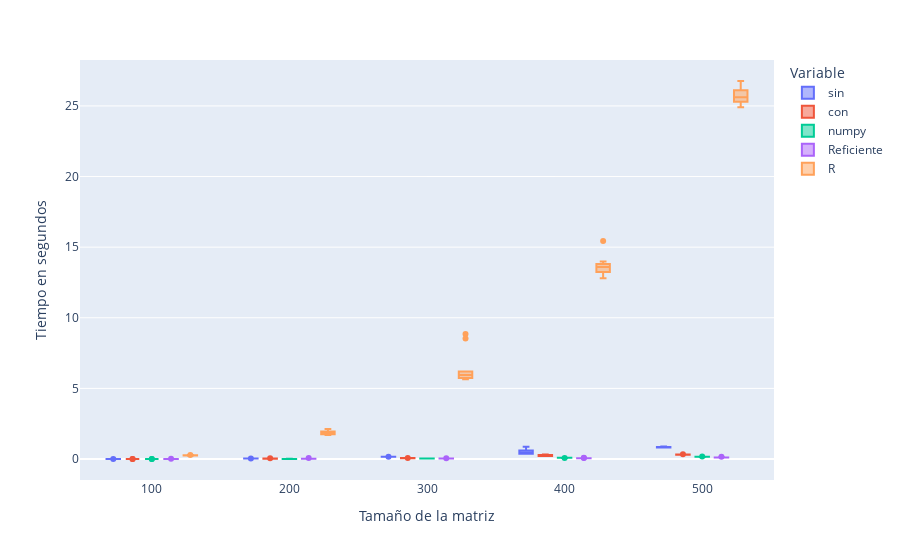

Source (notebook cell):
### Code cell
fig = px.box(df, x="experiment", y="Valor", color='Variable', labels=labels)
fig.show()
